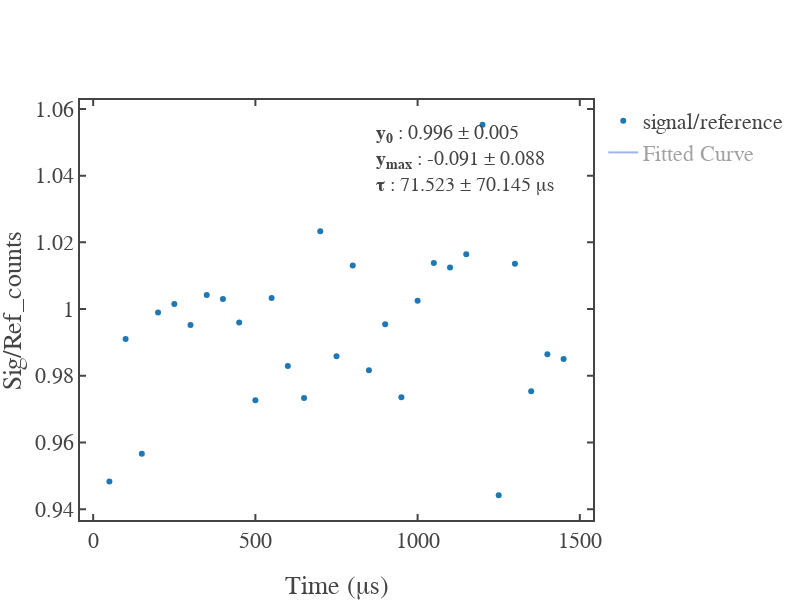

Notebook cell for this chart:
### Code cell
# For Delay Measurement
scale = 1e3

fig = go.Figure()
# fig.add_scatter(x=time_axis[1:]/scale,y=signal_samples[1:],mode='markers',name='signal_counts')
# fig.add_scatter(x=time_axis[1:]/scale,y=reference_samples[1:],mode='markers',name='reference_counts')
fig.add_scatter(x=time_axis[1:]/scale,y=signal_photon[1:],mode='markers',name='signal/reference')
# fig.add_scatter(x=xNew/scale,y=curveFit(xNew,*(coefficient+error_bars)),mode='lines',line=dict(width=0.01),name='plus_one_std')
# fig.add_scatter(x=xNew/scale,y=curveFit(xNew,*(coefficient-error_bars)),mode='lines',line=dict(width=0.01),name='minus_one_std',fill='tonexty',fillcolor='rgb(211, 211, 211)')
fig.add_scatter(x=xNew/scale,y=yNew,mode='lines',line=dict(color="royalblue"),name='Fitted Curve')

fig.add_annotation(
    xref="x domain", yref="y domain",align = "left", x=0.95, y=0.95,
    text=f"<b>y<sub>0</sub></b> : {np.round(coefficient[0],3)} &plusmn; {np.round(error_bars[0],3)}\
    <br><b>y<sub>max</sub></b> : {np.round(coefficient[1],3)} &plusmn; {np.round(error_bars[1],3)}\
    <br><b>\u03C4</b> : {np.round(coefficient[2]/1e3,3)} &plusmn; {np.round(error_bars[2]/1e3,3)} &mu;s",
    showarrow=False, font_family="Times New Roman",font_size=20
)

fig.update_layout(template = fig_template,width=800,height=600)
fig.update_xaxes(title_text = "Time (&mu;s)"); fig.update_yaxes(title_text = "Sig/Ref_counts")

fig.write_html(image_total_path)
if os.stat(image_total_path).st_size == False:
    raise Exception('Saved image is empty!\n')
else:
    print('Saving image is successful')
fig.show()

### Figure 1 — Plotly figure (JSON) as saved in the notebook; plotly's stock layout.template omitted (floating-point values rounded to 4 significant figures)
{"data": [{"mode": "markers", "name": "signal/reference", "type": "scatter", "x": [50.02, 100.0, 150.0, 200.0, 250.0, 300.0, 350.0, 400.0, 450.0, 500.0, 550.0, 600.0, 650.0, 700.0, 750.0, 800.0, 850.0, 900.0, 950.0, 1000.0, 1050.0, 1100.0, 1150.0, 1200.0, 1250.0, 1300.0, 1350.0, 1400.0, 1450.0], "y": [0.9483, 0.9911, 0.9566, 0.999, 1.002, 0.9952, 1.004, 1.003, 0.996, 0.9726, 1.003, 0.9829, 0.9734, 1.023, 0.9858, 1.013, 0.9817, 0.9955, 0.9736, 1.002, 1.014, 1.012, 1.016, 1.055, 0.9442, 1.014, 0.9753, 0.9865, 0.985]}, {"line": {"color": "royalblue"}, "mode": "lines", "name": "Fitted Curve", "type": "scatter", "visible": "legendonly", "x": [50.02, 100.0, 150.0, 200.0, 250.0, 300.0, 350.0, 400.0, 450.0, 500.0, 550.0, 600.0, 650.0, 700.0, 750.0, 800.0, 850.0, 900.0, 950.0, 1000.0, 1050.0, 1100.0, 1150.0, 1200.0, 1250.0, 1300.0, 1350.0, 1400.0, 1450.0], "y": [0.9513, 0.974, 0.9852, 0.9908, 0.9936, 0.995, 0.9957, 0.996, 0.9962, 0.9963, 0.9963, 0.9964, 0.9964, 0.9964, 0.9964, 0.9964, 0.9964, 0.9964, 0.9964, 0.9964, 0.9964, 0.9964, 0.9964, 0.9964, 0.9964, 0.9964, 0.9964, 0.9964, 0.9964]}], "layout": {"annotations": [{"align": "left", "font": {"family": "Times New Roman", "size": 20}, "showarrow": false, "text": "<b>y<sub>0</sub></b> : 0.996 &plusmn; 0.005    <br><b>y<sub>max</sub></b> : -0.091 &plusmn; 0.088    <br><b>τ</b> : 71.523 &plusmn; 70.145 &mu;s", "x": 0.95, "xref": "x domain", "y": 0.95, "yref": "y domain"}], "height": 600, "width": 800, "xaxis": {"autorange": true, "range": [-40.63, 1541.0], "title": {"text": "Time (&mu;s)"}, "type": "linear"}, "yaxis": {"autorange": true, "range": [0.9368, 1.063], "title": {"text": "Sig/Ref_counts"}, "type": "linear"}}}
